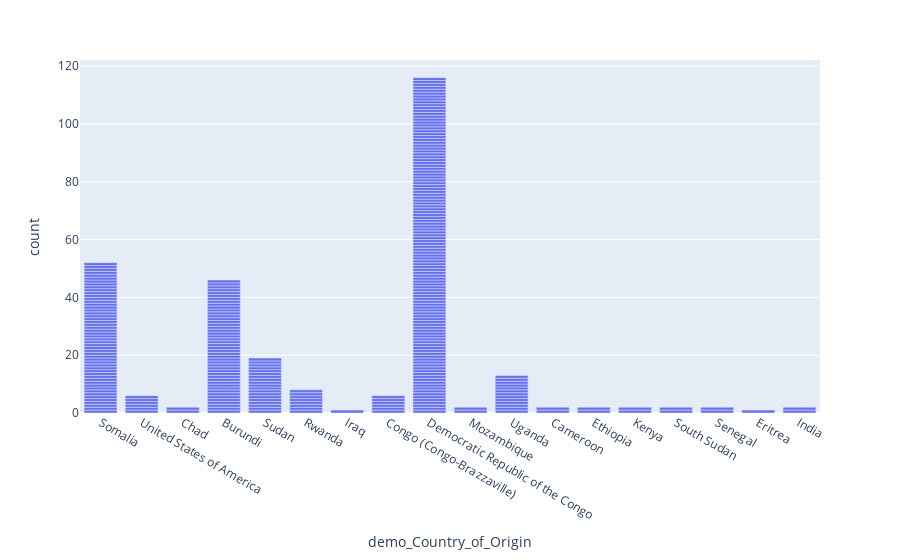

Notebook source saved alongside this figure:
### Markdown cell above
2. Participants come from 14 countries, with the majority (approximately 45%)  being from the Democratic Republic of Congo.</br>

### Code cell
# Country distribution
px.bar(df, x ="demo_Country_of_Origin")

### Figure 1 — Plotly figure (JSON) as saved in the notebook; plotly's stock layout.template omitted (floating-point values rounded to 4 significant figures; data arrays with more than 128 entries replaced by an {"elided": "..."} marker saying what was removed)
{"data": [{"alignmentgroup": "True", "hovertemplate": "demo_Country_of_Origin=%{x}<br>count=%{y}<extra></extra>", "legendgroup": "", "marker": {"color": "#636efa", "pattern": {"shape": ""}}, "name": "", "offsetgroup": "", "orientation": "v", "showlegend": false, "textposition": "auto", "type": "bar", "x": {"elided": "284 str values"}, "xaxis": "x", "y": {"elided": "284 int values"}, "yaxis": "y"}], "layout": {"autosize": true, "barmode": "relative", "legend": {"tracegroupgap": 0}, "margin": {"t": 60}, "xaxis": {"anchor": "y", "autorange": true, "domain": [0, 1], "range": [-0.5, 17.5], "title": {"text": "demo_Country_of_Origin"}, "type": "category"}, "yaxis": {"anchor": "x", "autorange": true, "domain": [0, 1], "range": [0, 122.1], "title": {"text": "count"}, "type": "linear"}}}
